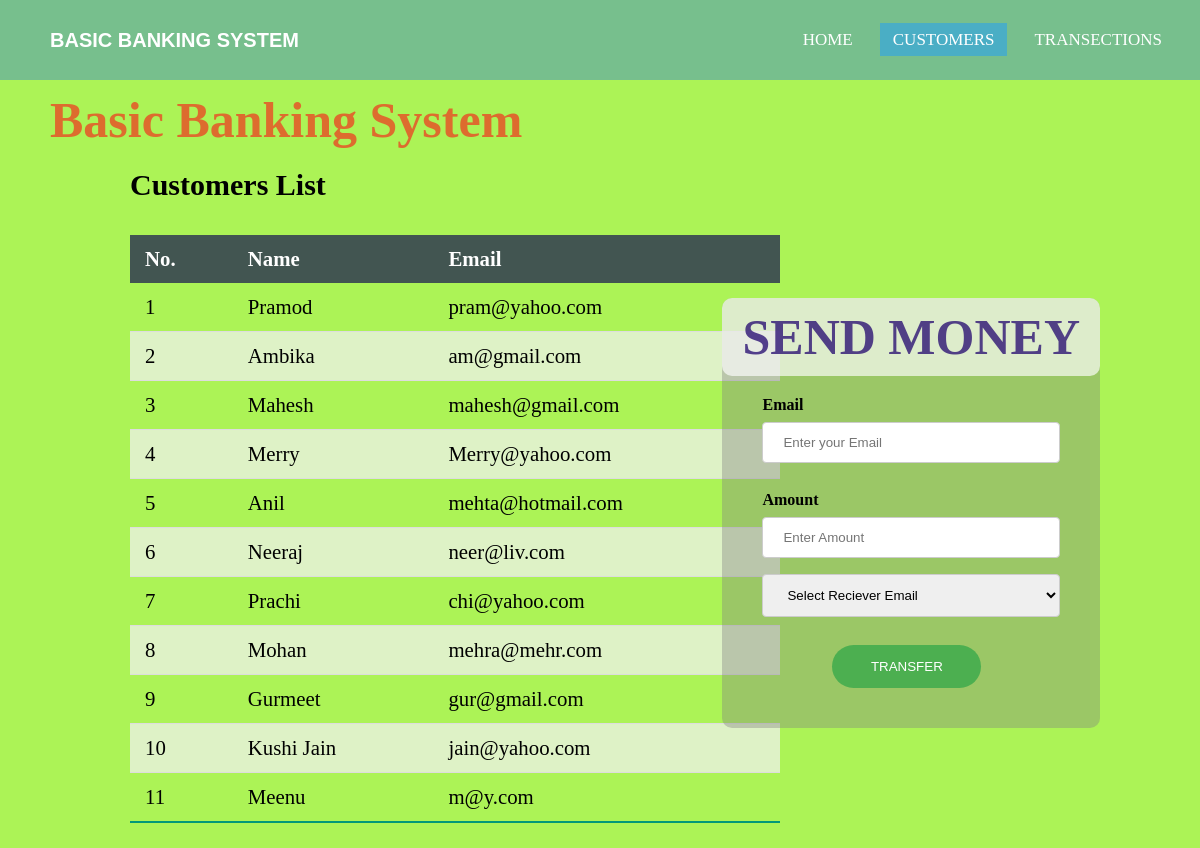
/sendmoney, run on the app's committed database.
### TFS/models.py (models this page shows)
class customerdetail(models.Model):
    name = models.CharField(max_length=30)
    email = models.EmailField(max_length=30)
    avail_bal = models.IntegerField()

### TFS/views.py (the view, shortened to what this page needs)
# urls.py: path('sendmoney',views.sendmoney),
def sendmoney(request):
    sendmoney = customerdetail.objects.all()
    return render(request,'sendmoney.html',{'sendmoney':sendmoney})

### templates/sendmoney.html (shortened to what this page needs)
{% load static %}
<!DOCTYPE html>
<html lang="en">
<head>
	<link rel="stylesheet" href="{% static 'style.css' %}">
	<link rel="stylesheet" href="https://cdnjs.cloudflare.com/ajax/libs/font-awesome/4.7.0/css/font-awesome.min.css">
</head>
<body>
	<nav>
		<label class="logo">Basic Banking System</label>
		<ul>
			<li><a href="home">Home</a></li>
			<li><a style="cursor:pointer;" class="active">Customers</a>
			</li>
			<li><a href="trans">Transections</a></li>
		</ul>
	</nav>
	<label class="heading" id="sendm_h">Basic Banking System</label><br>
	<section>
		<label class="t1" id="sendm_t1">Customers List</label>
		<table class="table1" id="sendm_tbl">
			<thead>
				<tr>
					<th>No.</th>
					<th>Name</th>
					<th>Email</th>
				</tr>
			</thead>
			<body>
				{% for i in sendmoney %}
				<tr>
					<td>{{i.id}}</td>
					<td>{{i.name}}</td>
					<td>{{i.email}}</td>
				</tr>
				{% endfor %}
			</body>
		</table>
	</section>
	<aside>
		<div class="center">
			<h2 class="t2">SEND MONEY</h2>
			<form method="POST">{% csrf_token %}
			<div class="text-field">
				<label><b>Email</b></label>
				<input type="Email" name="semail" placeholder="Enter your Email">
			</div>
			<div class="text-field">
				<label><b>Amount</b></label>
				<input type="text" name="amt" placeholder="Enter Amount">
			</div>
				<select id="email" name="email">
					<option value="meenuahalawat04@gmail.com">Select Reciever Email</option>
				</select><br>
				<div class="text-btn-field">
					<button type="submit" class="submit">TRANSFER</button>
				</div>
			</form>
		</div>
		</aside>
</body>
</html>

### statics/style.css (style rules this page uses)
* { padding: 0; margin: 0; text-decoration: none; box-sizing: border-box; }
body { font-family: montserrat; background-color: rgb(172, 243, 86); }
nav { background: #1860f15b; height: 80px; width: 100%; }
label.logo { font-family: sans-serif ,Arial, Helvetica; color: white; font-size: 20px; line-height: 80px; padding: 0 50px; font-weight: bold; text-transform: uppercase; }
nav ul { float: right; margin-right: 20px; }
nav ul li { display: inline-block; line-height: 80px; margin: 0 5px; }
nav ul li a { color: white; font-size: 17px; padding: 7px 13px; border: 3px; text-transform: uppercase; }
a.active,a:hover { background: #1b9cff7c; transition: .5s; }
.show, input { display: none; }
.heading { color: rgba(236, 64, 33, 0.753); font-size: 50px; line-height: 80px; padding: 0 50px; font-weight: bold; }
.t1 { color: black; font-size: 30px; line-height: 50px; font-weight: bold; margin-left: 50px; }
.table1 { border-collapse: collapse; margin: 25px 50px; font-size: 1.3em; min-width: 650px; overflow: hidden; box-shadow: 0 0 20px rbga(0, 0, 0, 0.15); }
#sendm_t1 { margin-left: 130px; }
#sendm_tbl { margin-left: 130px; }
.table1 thead tr { background-color: #425551; color: white; text-align: left; font-weight: bold; }
.table1 th, .table1 td { padding: 12px 15px; }
.table1 tbody tr { border-bottom: 1px solid #dddddd; }
.table1 tbody tr:nth-of-type(even) { background-color: #f3f3f3b6; }
.table1 tbody tr:last-of-type { border-bottom: 2px solid #009879; }
.t2 { color:rgba(33, 5, 110, 0.753); background-color: rgba(255, 255, 255, 0.658); border-radius: 10px; }
.center { position: relative; float:right ; background: rgba(128, 128, 128, 0.384); margin: -550px 100px; border-radius: 10px; }
h2 { text-align: center; font-size: 50px; padding: 10px 20px; }
.center form { padding: 0 40px 20px; box-sizing: border-box; }
.text-field { margin-top: 20px; }
input[type=text], #email,input[type=email] { width: 100%; padding: 12px 20px; margin: 8px 0; display: inline-block; border: 1px solid #ccc; border-radius: 4px; box-sizing: border-box; }
.submit { width: 50%; background-color: #4CAF50; color: white; padding: 14px 20px; margin: 20px 70px; border: none; border-radius: 40px; cursor: pointer; }

### data on the page
customerdetail: id "1", name "Pramod", email "pram@yahoo.com"
customerdetail: id "2", name "Ambika", email "am@gmail.com"
customerdetail: id "3", name "Mahesh", email "mahesh@gmail.com"
customerdetail: id "4", name "Merry", email "Merry@yahoo.com"
customerdetail: id "5", name "Anil", email "mehta@hotmail.com"
customerdetail: id "6", name "Neeraj", email "neer@liv.com"
customerdetail: id "7", name "Prachi", email "chi@yahoo.com"
customerdetail: id "8", name "Mohan", email "mehra@mehr.com"
customerdetail: id "9", name "Gurmeet", email "gur@gmail.com"
customerdetail: id "10", name "Kushi Jain", email "jain@yahoo.com"
customerdetail: id "11", name "Meenu", email "m@y.com"
